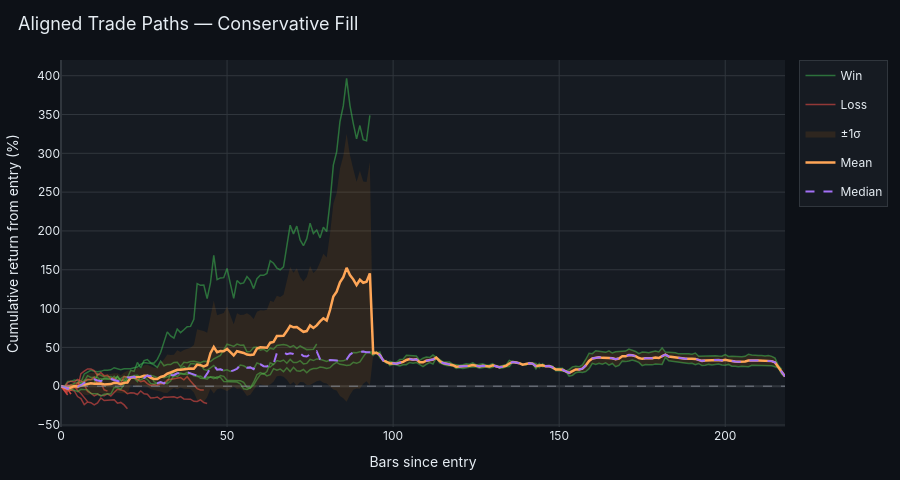

The notebook cell saved with this chart:
### Code cell
_aligned_chart(
    trade_paths, "cum_con",
    title="Aligned Trade Paths — Conservative Fill",
    avg_colour=PALETTE["accent_orange"],
    band_rgba="rgba(255,140,0,0.10)",
).show()

### Figure 1 — Plotly figure (JSON) as saved in the notebook; plotly's stock layout.template omitted (floating-point values rounded to 4 significant figures; data arrays with more than 128 entries replaced by an {"elided": "..."} marker saying what was removed)
{"data": [{"customdata": {"elided": "218x8 mixed values"}, "hovertemplate": "<b>%{customdata[0]}</b><br>Entry: %{customdata[1]}  →  Exit: %{customdata[2]}<br>Duration: %{customdata[3]} bars<br>Day %{x}: <b>%{y:.1f}%</b><br>Final — net: %{customdata[4]}  |  conservative: %{customdata[5]}<br>Max DD — net: %{customdata[6]}  |  conservative: %{customdata[7]}<extra></extra>", "legendgroup": "Win", "line": {"color": "#3fb950", "width": 1.5}, "mode": "lines", "name": "Win", "opacity": 0.55, "showlegend": true, "x": {"elided": "218 int values"}, "y": {"elided": "218 float values"}, "type": "scatter"}, {"customdata": [["BTC-USD T2", "2023-08-30", "2023-08-31", 2, "-1.5%", "-7.2%", "-1.5%", "-7.2%"], ["BTC-USD T2", "2023-08-30", "2023-08-31", 2, "-1.5%", "-7.2%", "-1.5%", "-7.2%"], ["BTC-USD T2", "2023-08-30", "2023-08-31", 2, "-1.5%", "-7.2%", "-1.5%", "-7.2%"]], "hovertemplate": "<b>%{customdata[0]}</b><br>Entry: %{customdata[1]}  →  Exit: %{customdata[2]}<br>Duration: %{customdata[3]} bars<br>Day %{x}: <b>%{y:.1f}%</b><br>Final — net: %{customdata[4]}  |  conservative: %{customdata[5]}<br>Max DD — net: %{customdata[6]}  |  conservative: %{customdata[7]}<extra></extra>", "legendgroup": "Loss", "line": {"color": "#f85149", "width": 1.5}, "mode": "lines", "name": "Loss", "opacity": 0.55, "showlegend": true, "x": [0, 1, 2], "y": [0.0, -1.667, -7.231], "type": "scatter"}, {"customdata": {"elided": "78x8 mixed values"}, "hovertemplate": "<b>%{customdata[0]}</b><br>Entry: %{customdata[1]}  →  Exit: %{customdata[2]}<br>Duration: %{customdata[3]} bars<br>Day %{x}: <b>%{y:.1f}%</b><br>Final — net: %{customdata[4]}  |  conservative: %{customdata[5]}<br>Max DD — net: %{customdata[6]}  |  conservative: %{customdata[7]}<extra></extra>", "legendgroup": "Win", "line": {"color": "#3fb950", "width": 1.5}, "mode": "lines", "name": "Win", "opacity": 0.55, "showlegend": false, "x": [0, 1, 2, 3, 4, 5, 6, 7, 8, 9, 10, 11, 12, 13, 14, 15, 16, 17, 18, 19, 20, 21, 22, 23, 24, 25, 26, 27, 28, 29, 30, 31, 32, 33, 34, 35, 36, 37, 38, 39, 40, 41, 42, 43, 44, 45, 46, 47, 48, 49, 50, 51, 52, 53, 54, 55, 56, 57, 58, 59, 60, 61, 62, 63, 64, 65, 66, 67, 68, 69, 70, 71, 72, 73, 74, 75, 76, 77], "y": [0.0, -0.7093, -1.015, 0.3531, 3.719, 4.541, 4.805, 15.61, 18.46, 20.56, 19.35, 18.49, 19.12, 20.68, 20.56, 21.14, 23.83, 22.08, 21.36, 22.58, 22.47, 22.43, 23.85, 24.59, 28.21, 30.38, 29.77, 29.48, 27.55, 24.18, 32.36, 26.33, 27.88, 27.84, 30.64, 30.95, 25.14, 30.8, 30.3, 31.8, 32.07, 30.96, 30.17, 32.19, 32.29, 31.78, 35.19, 37.94, 39.69, 46.69, 54.03, 52.86, 51.27, 54.33, 52.79, 52.98, 44.11, 44.84, 49.87, 50.33, 46.51, 47.6, 44.54, 48.94, 47.7, 52.53, 53.29, 53.74, 52.84, 50.31, 52.39, 48.58, 51.8, 48.95, 47.1, 47.31, 47.68, 54.33], "type": "scatter"}, {"customdata": [["ETH-USD T1", "2022-01-01", "2022-01-08", 8, "-13.3%", "-19.9%", "-16.6%", "-21.1%"], ["ETH-USD T1", "2022-01-01", "2022-01-08", 8, "-13.3%", "-19.9%", "-16.6%", "-21.1%"], ["ETH-USD T1", "2022-01-01", "2022-01-08", 8, "-13.3%", "-19.9%", "-16.6%", "-21.1%"], ["ETH-USD T1", "2022-01-01", "2022-01-08", 8, "-13.3%", "-19.9%", "-16.6%", "-21.1%"], ["ETH-USD T1", "2022-01-01", "2022-01-08", 8, "-13.3%", "-19.9%", "-16.6%", "-21.1%"], ["ETH-USD T1", "2022-01-01", "2022-01-08", 8, "-13.3%", "-19.9%", "-16.6%", "-21.1%"], ["ETH-USD T1", "2022-01-01", "2022-01-08", 8, "-13.3%", "-19.9%", "-16.6%", "-21.1%"], ["ETH-USD T1", "2022-01-01", "2022-01-08", 8, "-13.3%", "-19.9%", "-16.6%", "-21.1%"], ["ETH-USD T1", "2022-01-01", "2022-01-08", 8, "-13.3%", "-19.9%", "-16.6%", "-21.1%"]], "hovertemplate": "<b>%{customdata[0]}</b><br>Entry: %{customdata[1]}  →  Exit: %{customdata[2]}<br>Duration: %{customdata[3]} bars<br>Day %{x}: <b>%{y:.1f}%</b><br>Final — net: %{customdata[4]}  |  conservative: %{customdata[5]}<br>Max DD — net: %{customdata[6]}  |  conservative: %{customdata[7]}<extra></extra>", "legendgroup": "Loss", "line": {"color": "#f85149", "width": 1.5}, "mode": "lines", "name": "Loss", "opacity": 0.55, "showlegend": false, "x": [0, 1, 2, 3, 4, 5, 6, 7, 8], "y": [0.0, -0.005861, 1.582, -0.2265, 0.6403, -5.823, -9.324, -15.3, -19.87], "type": "scatter"}, {"customdata": [["ETH-USD T2", "2022-04-04", "2022-04-06", 3, "-3.1%", "-10.3%", "-3.1%", "-10.3%"], ["ETH-USD T2", "2022-04-04", "2022-04-06", 3, "-3.1%", "-10.3%", "-3.1%", "-10.3%"], ["ETH-USD T2", "2022-04-04", "2022-04-06", 3, "-3.1%", "-10.3%", "-3.1%", "-10.3%"], ["ETH-USD T2", "2022-04-04", "2022-04-06", 3, "-3.1%", "-10.3%", "-3.1%", "-10.3%"]], "hovertemplate": "<b>%{customdata[0]}</b><br>Entry: %{customdata[1]}  →  Exit: %{customdata[2]}<br>Duration: %{customdata[3]} bars<br>Day %{x}: <b>%{y:.1f}%</b><br>Final — net: %{customdata[4]}  |  conservative: %{customdata[5]}<br>Max DD — net: %{customdata[6]}  |  conservative: %{customdata[7]}<extra></extra>", "legendgroup": "Loss", "line": {"color": "#f85149", "width": 1.5}, "mode": "lines", "name": "Loss", "opacity": 0.55, "showlegend": false, "x": [0, 1, 2, 3], "y": [0.0, -0.3934, -3.489, -10.29], "type": "scatter"}, {"customdata": {"elided": "219x8 mixed values"}, "hovertemplate": "<b>%{customdata[0]}</b><br>Entry: %{customdata[1]}  →  Exit: %{customdata[2]}<br>Duration: %{customdata[3]} bars<br>Day %{x}: <b>%{y:.1f}%</b><br>Final — net: %{customdata[4]}  |  conservative: %{customdata[5]}<br>Max DD — net: %{customdata[6]}  |  conservative: %{customdata[7]}<extra></extra>", "legendgroup": "Win", "line": {"color": "#3fb950", "width": 1.5}, "mode": "lines", "name": "Win", "opacity": 0.55, "showlegend": false, "x": {"elided": "219 int values"}, "y": {"elided": "219 float values"}, "type": "scatter"}, {"customdata": [["ETH-USD T4", "2023-10-26", "2023-10-28", 3, "-0.4%", "-4.9%", "-1.3%", "-4.9%"], ["ETH-USD T4", "2023-10-26", "2023-10-28", 3, "-0.4%", "-4.9%", "-1.3%", "-4.9%"], ["ETH-USD T4", "2023-10-26", "2023-10-28", 3, "-0.4%", "-4.9%", "-1.3%", "-4.9%"], ["ETH-USD T4", "2023-10-26", "2023-10-28", 3, "-0.4%", "-4.9%", "-1.3%", "-4.9%"]], "hovertemplate": "<b>%{customdata[0]}</b><br>Entry: %{customdata[1]}  →  Exit: %{customdata[2]}<br>Duration: %{customdata[3]} bars<br>Day %{x}: <b>%{y:.1f}%</b><br>Final — net: %{customdata[4]}  |  conservative: %{customdata[5]}<br>Max DD — net: %{customdata[6]}  |  conservative: %{customdata[7]}<extra></extra>", "legendgroup": "Loss", "line": {"color": "#f85149", "width": 1.5}, "mode": "lines", "name": "Loss", "opacity": 0.55, "showlegend": false, "x": [0, 1, 2, 3], "y": [0.0, -3.274, -4.56, -4.914], "type": "scatter"}, {"customdata": {"elided": "65x8 mixed values"}, "hovertemplate": "<b>%{customdata[0]}</b><br>Entry: %{customdata[1]}  →  Exit: %{customdata[2]}<br>Duration: %{customdata[3]} bars<br>Day %{x}: <b>%{y:.1f}%</b><br>Final — net: %{customdata[4]}  |  conservative: %{customdata[5]}<br>Max DD — net: %{customdata[6]}  |  conservative: %{customdata[7]}<extra></extra>", "legendgroup": "Win", "line": {"color": "#3fb950", "width": 1.5}, "mode": "lines", "name": "Win", "opacity": 0.55, "showlegend": false, "x": [0, 1, 2, 3, 4, 5, 6, 7, 8, 9, 10, 11, 12, 13, 14, 15, 16, 17, 18, 19, 20, 21, 22, 23, 24, 25, 26, 27, 28, 29, 30, 31, 32, 33, 34, 35, 36, 37, 38, 39, 40, 41, 42, 43, 44, 45, 46, 47, 48, 49, 50, 51, 52, 53, 54, 55, 56, 57, 58, 59, 60, 61, 62, 63, 64], "y": [0.0, -1.047, -0.6992, 0.9753, -1.565, 0.1938, 1.555, 3.548, 3.859, 3.219, 3.284, 15.93, 13.61, 12.22, 11.8, 12.36, 8.189, 12.64, 7.196, 7.218, 7.327, 10.06, 10.55, 5.894, 12.86, 12.74, 13.77, 13.95, 12.79, 10.83, 12.03, 10.97, 12.21, 14.1, 18.39, 19.92, 22.63, 25.4, 22.0, 28.88, 28.95, 27.99, 28.6, 21.61, 20.38, 23.58, 26.64, 21.33, 21.74, 20.08, 21.21, 19.06, 20.37, 22.43, 27.18, 26.23, 23.86, 24.23, 21.99, 30.04, 28.33, 25.77, 25.3, 24.72, 28.6], "type": "scatter"}, {"customdata": {"elided": "21x8 mixed values"}, "hovertemplate": "<b>%{customdata[0]}</b><br>Entry: %{customdata[1]}  →  Exit: %{customdata[2]}<br>Duration: %{customdata[3]} bars<br>Day %{x}: <b>%{y:.1f}%</b><br>Final — net: %{customdata[4]}  |  conservative: %{customdata[5]}<br>Max DD — net: %{customdata[6]}  |  conservative: %{customdata[7]}<extra></extra>", "legendgroup": "Loss", "line": {"color": "#f85149", "width": 1.5}, "mode": "lines", "name": "Loss", "opacity": 0.55, "showlegend": false, "x": [0, 1, 2, 3, 4, 5, 6, 7, 8, 9, 10, 11, 12, 13, 14, 15, 16, 17, 18, 19, 20], "y": [0.0, -0.2483, -1.441, -4.842, -6.16, -13.33, -15.94, -23.78, -20.37, -21.3, -24.03, -21.67, -15.23, -18.41, -18.33, -17.41, -17.38, -21.81, -20.88, -24.12, -28.94], "type": "scatter"}, {"customdata": [["SOL-USD T2", "2023-02-21", "2023-02-22", 2, "-4.7%", "-11.5%", "-4.7%", "-11.5%"], ["SOL-USD T2", "2023-02-21", "2023-02-22", 2, "-4.7%", "-11.5%", "-4.7%", "-11.5%"], ["SOL-USD T2", "2023-02-21", "2023-02-22", 2, "-4.7%", "-11.5%", "-4.7%", "-11.5%"]], "hovertemplate": "<b>%{customdata[0]}</b><br>Entry: %{customdata[1]}  →  Exit: %{customdata[2]}<br>Duration: %{customdata[3]} bars<br>Day %{x}: <b>%{y:.1f}%</b><br>Final — net: %{customdata[4]}  |  conservative: %{customdata[5]}<br>Max DD — net: %{customdata[6]}  |  conservative: %{customdata[7]}<extra></extra>", "legendgroup": "Loss", "line": {"color": "#f85149", "width": 1.5}, "mode": "lines", "name": "Loss", "opacity": 0.55, "showlegend": false, "x": [0, 1, 2], "y": [0.0, -5.585, -11.53], "type": "scatter"}, {"customdata": {"elided": "45x8 mixed values"}, "hovertemplate": "<b>%{customdata[0]}</b><br>Entry: %{customdata[1]}  →  Exit: %{customdata[2]}<br>Duration: %{customdata[3]} bars<br>Day %{x}: <b>%{y:.1f}%</b><br>Final — net: %{customdata[4]}  |  conservative: %{customdata[5]}<br>Max DD — net: %{customdata[6]}  |  conservative: %{customdata[7]}<extra></extra>", "legendgroup": "Loss", "line": {"color": "#f85149", "width": 1.5}, "mode": "lines", "name": "Loss", "opacity": 0.55, "showlegend": false, "x": [0, 1, 2, 3, 4, 5, 6, 7, 8, 9, 10, 11, 12, 13, 14, 15, 16, 17, 18, 19, 20, 21, 22, 23, 24, 25, 26, 27, 28, 29, 30, 31, 32, 33, 34, 35, 36, 37, 38, 39, 40, 41, 42, 43, 44], "y": [0.0, -1.476, 0.3601, 1.758, -1.09, 4.179, 0.8798, 2.087, -6.703, -8.886, -12.6, -10.39, -11.77, -12.13, -9.93, -12.58, -8.234, -4.019, -4.772, -6.213, -9.686, -8.543, -8.736, -10.74, -6.238, -9.737, -10.27, -15.15, -15.04, -13.93, -16.88, -14.1, -14.28, -13.93, -13.71, -15.06, -13.46, -16.41, -16.41, -16.67, -19.45, -19.73, -17.67, -21.04, -22.4], "type": "scatter"}, {"customdata": [["SOL-USD T4", "2023-05-26", "2023-06-08", 14, "-3.2%", "-6.4%", "-14.6%", "-16.2%"], ["SOL-USD T4", "2023-05-26", "2023-06-08", 14, "-3.2%", "-6.4%", "-14.6%", "-16.2%"], ["SOL-USD T4", "2023-05-26", "2023-06-08", 14, "-3.2%", "-6.4%", "-14.6%", "-16.2%"], ["SOL-USD T4", "2023-05-26", "2023-06-08", 14, "-3.2%", "-6.4%", "-14.6%", "-16.2%"], ["SOL-USD T4", "2023-05-26", "2023-06-08", 14, "-3.2%", "-6.4%", "-14.6%", "-16.2%"], ["SOL-USD T4", "2023-05-26", "2023-06-08", 14, "-3.2%", "-6.4%", "-14.6%", "-16.2%"], ["SOL-USD T4", "2023-05-26", "2023-06-08", 14, "-3.2%", "-6.4%", "-14.6%", "-16.2%"], ["SOL-USD T4", "2023-05-26", "2023-06-08", 14, "-3.2%", "-6.4%", "-14.6%", "-16.2%"], ["SOL-USD T4", "2023-05-26", "2023-06-08", 14, "-3.2%", "-6.4%", "-14.6%", "-16.2%"], ["SOL-USD T4", "2023-05-26", "2023-06-08", 14, "-3.2%", "-6.4%", "-14.6%", "-16.2%"], ["SOL-USD T4", "2023-05-26", "2023-06-08", 14, "-3.2%", "-6.4%", "-14.6%", "-16.2%"], ["SOL-USD T4", "2023-05-26", "2023-06-08", 14, "-3.2%", "-6.4%", "-14.6%", "-16.2%"], ["SOL-USD T4", "2023-05-26", "2023-06-08", 14, "-3.2%", "-6.4%", "-14.6%", "-16.2%"], ["SOL-USD T4", "2023-05-26", "2023-06-08", 14, "-3.2%", "-6.4%", "-14.6%", "-16.2%"], ["SOL-USD T4", "2023-05-26", "2023-06-08", 14, "-3.2%", "-6.4%", "-14.6%", "-16.2%"]], "hovertemplate": "<b>%{customdata[0]}</b><br>Entry: %{customdata[1]}  →  Exit: %{customdata[2]}<br>Duration: %{customdata[3]} bars<br>Day %{x}: <b>%{y:.1f}%</b><br>Final — net: %{customdata[4]}  |  conservative: %{customdata[5]}<br>Max DD — net: %{customdata[6]}  |  conservative: %{customdata[7]}<extra></extra>", "legendgroup": "Loss", "line": {"color": "#f85149", "width": 1.5}, "mode": "lines", "name": "Loss", "opacity": 0.55, "showlegend": false, "x": [0, 1, 2, 3, 4, 5, 6, 7, 8, 9, 10, 11, 12, 13, 14], "y": [0.0, -0.8915, 4.524, 6.435, 5.349, 8.766, 6.567, 4.918, 8.784, 8.262, 11.66, 2.732, 4.387, -4.641, -6.378], "type": "scatter"}, {"customdata": {"elided": "44x8 mixed values"}, "hovertemplate": "<b>%{customdata[0]}</b><br>Entry: %{customdata[1]}  →  Exit: %{customdata[2]}<br>Duration: %{customdata[3]} bars<br>Day %{x}: <b>%{y:.1f}%</b><br>Final — net: %{customdata[4]}  |  conservative: %{customdata[5]}<br>Max DD — net: %{customdata[6]}  |  conservative: %{customdata[7]}<extra></extra>", "legendgroup": "Loss", "line": {"color": "#f85149", "width": 1.5}, "mode": "lines", "name": "Loss", "opacity": 0.55, "showlegend": false, "x": [0, 1, 2, 3, 4, 5, 6, 7, 8, 9, 10, 11, 12, 13, 14, 15, 16, 17, 18, 19, 20, 21, 22, 23, 24, 25, 26, 27, 28, 29, 30, 31, 32, 33, 34, 35, 36, 37, 38, 39, 40, 41, 42, 43], "y": [0.0, -2.427, -4.705, -4.862, -1.384, -1.899, 16.17, 19.34, 22.27, 22.23, 19.95, 14.02, 17.72, 13.27, 14.02, 9.517, 10.55, 4.368, 3.912, 12.38, 12.04, 10.91, 12.35, 8.294, 5.883, 7.123, 3.315, 1.04, 1.744, 1.023, 3.494, 2.972, 8.074, 8.818, 9.865, 9.73, 11.18, 8.213, 12.23, 6.667, 1.826, -3.093, -4.765, -4.852], "type": "scatter"}, {"customdata": [["SOL-USD T6", "2023-08-20", "2023-08-22", 3, "-3.1%", "-10.3%", "-3.1%", "-10.3%"], ["SOL-USD T6", "2023-08-20", "2023-08-22", 3, "-3.1%", "-10.3%", "-3.1%", "-10.3%"], ["SOL-USD T6", "2023-08-20", "2023-08-22", 3, "-3.1%", "-10.3%", "-3.1%", "-10.3%"], ["SOL-USD T6", "2023-08-20", "2023-08-22", 3, "-3.1%", "-10.3%", "-3.1%", "-10.3%"]], "hovertemplate": "<b>%{customdata[0]}</b><br>Entry: %{customdata[1]}  →  Exit: %{customdata[2]}<br>Duration: %{customdata[3]} bars<br>Day %{x}: <b>%{y:.1f}%</b><br>Final — net: %{customdata[4]}  |  conservative: %{customdata[5]}<br>Max DD — net: %{customdata[6]}  |  conservative: %{customdata[7]}<extra></extra>", "legendgroup": "Loss", "line": {"color": "#f85149", "width": 1.5}, "mode": "lines", "name": "Loss", "opacity": 0.55, "showlegend": false, "x": [0, 1, 2, 3], "y": [0.0, -1.052, -3.619, -10.31], "type": "scatter"}, {"customdata": [["SOL-USD T7", "2023-08-24", "2023-08-25", 2, "-3.1%", "-8.3%", "-3.1%", "-8.3%"], ["SOL-USD T7", "2023-08-24", "2023-08-25", 2, "-3.1%", "-8.3%", "-3.1%", "-8.3%"], ["SOL-USD T7", "2023-08-24", "2023-08-25", 2, "-3.1%", "-8.3%", "-3.1%", "-8.3%"]], "hovertemplate": "<b>%{customdata[0]}</b><br>Entry: %{customdata[1]}  →  Exit: %{customdata[2]}<br>Duration: %{customdata[3]} bars<br>Day %{x}: <b>%{y:.1f}%</b><br>Final — net: %{customdata[4]}  |  conservative: %{customdata[5]}<br>Max DD — net: %{customdata[6]}  |  conservative: %{customdata[7]}<extra></extra>", "legendgroup": "Loss", "line": {"color": "#f85149", "width": 1.5}, "mode": "lines", "name": "Loss", "opacity": 0.55, "showlegend": false, "x": [0, 1, 2], "y": [0.0, -4.345, -8.347], "type": "scatter"}, {"customdata": [["SOL-USD T8", "2023-08-30", "2023-08-31", 2, "-4.4%", "-10.9%", "-4.4%", "-10.9%"], ["SOL-USD T8", "2023-08-30", "2023-08-31", 2, "-4.4%", "-10.9%", "-4.4%", "-10.9%"], ["SOL-USD T8", "2023-08-30", "2023-08-31", 2, "-4.4%", "-10.9%", "-4.4%", "-10.9%"]], "hovertemplate": "<b>%{customdata[0]}</b><br>Entry: %{customdata[1]}  →  Exit: %{customdata[2]}<br>Duration: %{customdata[3]} bars<br>Day %{x}: <b>%{y:.1f}%</b><br>Final — net: %{customdata[4]}  |  conservative: %{customdata[5]}<br>Max DD — net: %{customdata[6]}  |  conservative: %{customdata[7]}<extra></extra>", "legendgroup": "Loss", "line": {"color": "#f85149", "width": 1.5}, "mode": "lines", "name": "Loss", "opacity": 0.55, "showlegend": false, "x": [0, 1, 2], "y": [0.0, -5.005, -10.86], "type": "scatter"}, {"customdata": {"elided": "94x8 mixed values"}, "hovertemplate": "<b>%{customdata[0]}</b><br>Entry: %{customdata[1]}  →  Exit: %{customdata[2]}<br>Duration: %{customdata[3]} bars<br>Day %{x}: <b>%{y:.1f}%</b><br>Final — net: %{customdata[4]}  |  conservative: %{customdata[5]}<br>Max DD — net: %{customdata[6]}  |  conservative: %{customdata[7]}<extra></extra>", "legendgroup": "Win", "line": {"color": "#3fb950", "width": 1.5}, "mode": "lines", "name": "Win", "opacity": 0.55, "showlegend": false, "x": [0, 1, 2, 3, 4, 5, 6, 7, 8, 9, 10, 11, 12, 13, 14, 15, 16, 17, 18, 19, 20, 21, 22, 23, 24, 25, 26, 27, 28, 29, 30, 31, 32, 33, 34, 35, 36, 37, 38, 39, 40, 41, 42, 43, 44, 45, 46, 47, 48, 49, 50, 51, 52, 53, 54, 55, 56, 57, 58, 59, 60, 61, 62, 63, 64, 65, 66, 67, 68, 69, 70, 71, 72, 73, 74, 75, 76, 77, 78, 79, 80, 81, 82, 83, 84, 85, 86, 87, 88, 89, 90, 91, 92, 93], "y": [0.0, -2.294, -4.199, -3.457, -5.129, -6.976, -3.982, -4.545, -4.712, -9.336, -9.39, -9.791, -12.69, -10.5, -9.773, -10.14, -1.693, -1.79, -3.951, 2.221, 10.81, 20.46, 19.02, 30.56, 23.59, 33.07, 34.35, 30.1, 29.75, 34.54, 43.31, 57.89, 69.95, 64.81, 61.99, 73.58, 69.04, 72.69, 76.64, 77.04, 86.28, 132.2, 130.0, 130.2, 112.8, 133.0, 168.6, 137.2, 139.4, 139.8, 151.7, 131.7, 113.2, 136.1, 132.0, 133.1, 141.2, 136.3, 125.7, 138.5, 142.9, 142.8, 145.1, 161.7, 158.4, 152.2, 150.0, 153.7, 178.1, 207.4, 196.2, 206.2, 188.4, 181.0, 190.1, 210.0, 196.6, 201.2, 191.0, 204.8, 199.2, 236.9, 284.7, 301.7, 341.0, 361.1, 396.6, 361.9, 338.7, 318.5, 335.8, 317.5, 316.1, 348.9], "type": "scatter"}, {"fill": "toself", "fillcolor": "rgba(255,140,0,0.10)", "hoverinfo": "skip", "line": {"color": "rgba(0,0,0,0)"}, "name": "±1σ", "x": {"elided": "438 int values"}, "y": {"elided": "438 float values"}, "type": "scatter"}, {"hovertemplate": "Day %{x}<br>Mean: <b>%{y:.1f}%</b><extra></extra>", "line": {"color": "#ffa657", "width": 2.5}, "mode": "lines", "name": "Mean", "x": {"elided": "219 int values"}, "y": {"elided": "219 float values"}, "type": "scatter"}, {"hovertemplate": "Day %{x}<br>Median: <b>%{y:.1f}%</b><extra></extra>", "line": {"color": "#a371f7", "dash": "dash", "width": 2}, "mode": "lines", "name": "Median", "x": {"elided": "219 int values"}, "y": {"elided": "219 float values"}, "type": "scatter"}], "layout": {"shapes": [{"line": {"color": "#8b949e", "dash": "dash", "width": 0.8}, "type": "line", "x0": 0, "x1": 1, "xref": "x domain", "y0": 0, "y1": 0, "yref": "y"}], "font": {"color": "#e6edf3", "family": "Inter, system-ui, sans-serif"}, "title": {"font": {"size": 18, "color": "#e6edf3"}, "text": "Aligned Trade Paths — Conservative Fill", "x": 0.02, "xanchor": "left"}, "margin": {"l": 60, "r": 20, "t": 60, "b": 40}, "legend": {"bgcolor": "#161b22", "bordercolor": "#30363d", "borderwidth": 1}, "xaxis": {"gridcolor": "#30363d", "zerolinecolor": "#30363d", "showspikes": true, "spikecolor": "#8b949e", "spikethickness": 1, "title": {"text": "Bars since entry"}}, "yaxis": {"gridcolor": "#30363d", "zerolinecolor": "#30363d", "showspikes": true, "spikecolor": "#8b949e", "spikethickness": 1, "title": {"text": "Cumulative return from entry (%)"}}, "paper_bgcolor": "#0d1117", "plot_bgcolor": "#161b22", "height": 480, "hovermode": "x unified"}}
